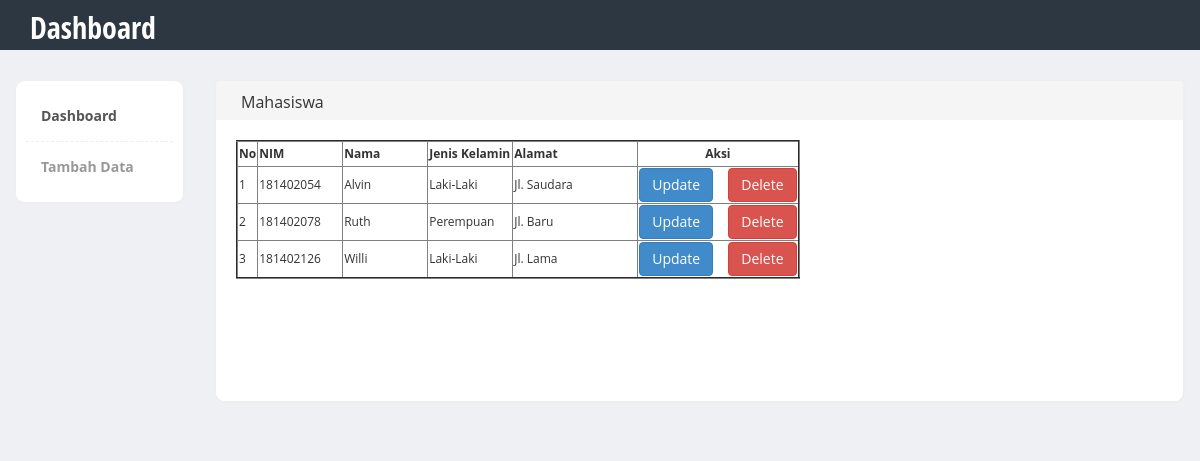
Screenshot of /index.php/home/list with the database file from the repository.
### tables this page shows
CREATE TABLE `mahasiswa` (
  `nim` int(9) NOT NULL,
  `nama` varchar(255) NOT NULL,
  `jenis_kelamin` varchar(255) NOT NULL,
  `alamat` varchar(255) NOT NULL
);

### application/controllers/home.php (called while the page is built, shortened)
<?php
class Home extends CI_Controller {
	public function list(){
		$data['mhs'] = $this->m_imk->ambil_data()->result();
		$this->load->view('home_view',$data);
	}
}
?>

### index.php (called while the page is built, shortened)
<?php
require_once BASEPATH.'core/CodeIgniter.php';

### application/models/m_imk.php (called while the page is built, shortened)
<?php
	class M_imk extends CI_Model {
		public function ambil_data(){
			$data = $this->db->get("mahasiswa");
			return $data;
		}
	}
?>

### application/views/home_view.php (the view, shortened to what this page needs)
<!DOCTYPE html>
<html>
<head>
    <link href="<?php echo base_url();?>assets/bootstrap/css/bootstrap.min.css" rel="stylesheet">
    <link href="<?php echo base_url();?>assets/css/styles.css" rel="stylesheet">
</head>
<body>
	<div class="header">
	     <div class="container">
	        <div class="row">
	           <div class="col-md-5">
	              <div class="logo">
	                 <h1><a href="">Dashboard</a></h1>
	              </div>
	           </div>
	        </div>
	     </div>
	</div>
	<div class="page-content">
    	<div class="row">
		  <div class="col-md-2">
		  	<div class="sidebar content-box" style="display: block;">
                <ul class="nav">
                    <li class="current"><?php echo anchor('home/list','Dashboard');?></li>
                    <li><?php echo anchor('home/','Tambah Data');?></li>
                </ul>
             </div>
		  </div>
		  <div class="col-md-10">
		  	<div class="row">
		  		<div class="col-md-12">
		  			<div class="content-box-header panel-heading">
	  					<div class="panel-title ">Mahasiswa</div>
		  			</div>
		  			<div class="content-box-large box-with-header">
		<table border="2">
		<tr>
			<th>No</th>
			<th style="width:85px;height:25px">NIM</th>
			<th style="width:85px;height:25px">Nama</th>
			<th style="width:85px;height:25px">Jenis Kelamin</th>
			<th style="width:125px;height:25px">Alamat</th>
			<th colspan="2" style="width:85px;height:25px"><center>Aksi</center></th>
		</tr>
		<?php
		 $no = 1;
		 foreach($mhs as $p){
		?>
		<tr>
			<td><?php echo $no++ ?></td>
			<td><?php echo $p->nim ?></td>
			<td><?php echo $p->nama ?></td>
			<td><?php echo $p->jenis_kelamin ?></td>
			<td><?php echo $p->alamat ?></td>
			<td><?php echo anchor('home/update/'.$p->nim,'Update','class="btn btn-primary"');?>&emsp;
				<?php echo anchor('home/delete/'.$p->nim,'Delete','class="btn btn-danger"');?>
			</td>
		</tr>
		<?php } ?>
	</table>
						<br /><br />
						<br /><br />
						<br /><br />
					</div>
		  		</div>
		  	</div>
		  </div>
		</div>
    </div>
<br><br><br>
</body>
</html>

### assets/css/styles.css (style rules this page uses)
body { font-family: 'Open Sans', sans-serif; background-color: #f7f7f7; position: relative; margin: 0px; font-size: 12px; padding: 0px; }
.page-content > .row { margin-left: 0px !important; margin-right: 0px !important; margin-top: 30px; }
.header { height:50px; background-color: #2c3742; }
.header .logo h1 { font-size:30px; margin:0px; padding:10px 0px; }
.header .logo h1 a { color:#fff; font-family: 'Open Sans Condensed', sans-serif; }
.content-box, .content-box-large { margin-bottom:30px; background:#fff; border-radius:10px; padding:10px; border-left:1px solid #eee; border-top:1px solid #eee; border-right:2px solid #eee; border-bottom:2px solid #eee; }
.content-box-large { padding: 20px; }
.box-with-header { border-top: none; border-top-left-radius:0px; border-top-right-radius:0px; }
.content-box-header { min-height: 40px; font-size: 16px; background:#f5f5f5; border-top-left-radius:5px; border-top-right-radius:5px; padding:10px; border-left:1px solid #eee; border-top:1px solid #eee; border-right:2px solid #eee; }
.content-box-header:after { clear:both; }
.sidebar ul.nav, .sidebar ul.nav ul { list-style: none; padding: 0px; margin: 0px; }
.sidebar .nav > li { margin: 0; border-bottom:1px dashed #eee; }
.sidebar .nav > li:last-child { border-bottom:0px; }
.sidebar .nav > li > a { font-size: 14px; line-height: 20px; padding: 15px 15px; color: #999; display: block; font-weight:bold; background:none; text-decoration: none; border-top:0px; font-weight:bold; }
.sidebar .nav li a:hover, .sidebar .nav li.current > a { background: #fff; color: #555; border-bottom:0px; }
body { background-color: #eff0f3; }
.panel-heading>.panel-title, .content-box-header .panel-title { float: left; padding: 10px 15px; padding-top: 0px; }

### rows the page displays
mahasiswa: nim "181402054", nama "Alvin", jenis_kelamin "Laki-Laki", alamat "Jl. Saudara", nim "Update", nim "Delete"
mahasiswa: nim "181402078", nama "Ruth", jenis_kelamin "Perempuan", alamat "Jl. Baru", nim "Update", nim "Delete"
mahasiswa: nim "181402126", nama "Willi", jenis_kelamin "Laki-Laki", alamat "Jl. Lama", nim "Update", nim "Delete"

### other values shown
anchor('home/list','Dashboard') "Dashboard"
anchor('home/','Tambah Data') "Tambah Data"
